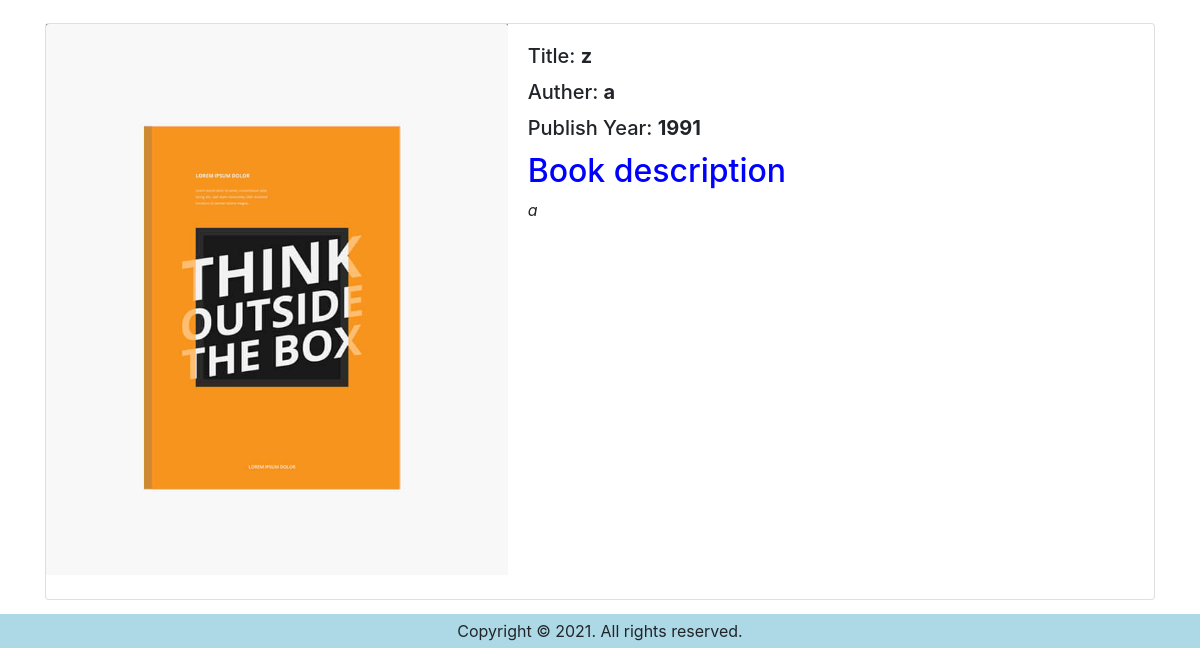
The page /adminPanel/allbooks (signed in, lower part) on the database as committed earlier.
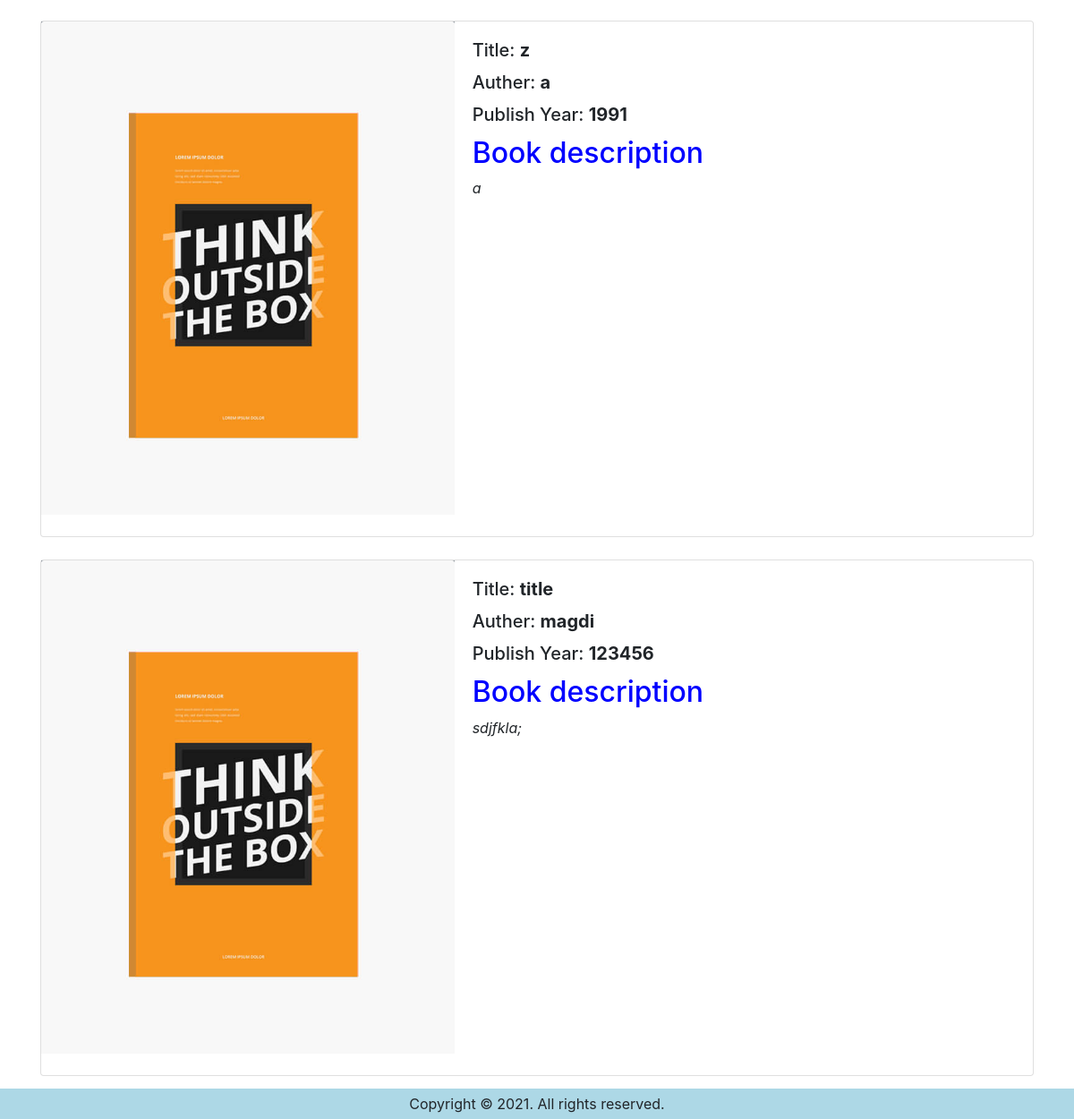
The same page on the database as committed later.
### students/models.py (models this page shows, shortened)
class Book(models.Model):
	title = models.CharField(max_length=50)
	author = models.CharField(max_length=50)
	summary = models.TextField()
	ISBN = models.CharField(max_length=13)
	publish_year = models.IntegerField()
	pic = models.ImageField(upload_to='book_image', blank=True)
	return_date = models.DateField(blank=True, null=True)
	status = models.CharField(max_length=50, blank=True, null=True)

### shared/decorators.py (the view)
        def wrapper_fun(request, *args, **kwargs):
            if request.user.is_superuser:
                return view_func(request, *args, **kwargs)
            else:
                return HttpResponse('You are not authorized to view this page')

### adminDashboard/views.py (called while the page is built)
@login_required(login_url='/students/login')
@super()
def allbooks(request):
    books = Book.objects.all()
    img = Book.objects.all()
    context = {'books':books, 'img':img}
    return render(request, "adminDashboard/allbooks.html", context)

### adminDashboard/templates/adminDashboard/allbooks.html (shortened to what this page needs)
{% extends 'base.html' %}
{% load static %}
{% block content %}
<div class="container" style="margin-top: 30px;">
    <section class="cover">
       {% for book in books %}
        <div style="display: inline;">
            <div class="card" style="margin-top: 25px;">
                <div class="row no-gutters">
                    <div class="col-sm-5" style="background: #868e96;">
                        <img src="/media/{{ book.pic }}"class="card-img-top h-100" alt="...">
                    </div>
                    <div class="col-sm-7">
                        <div class="card-body">
                            <h5 class="card-title">Title: <b>{{ book.title }}</b></h5>
                            <h5 class="card-title">Auther: <b>{{ book.author }}</b></h5>
                            <h5 class="card-title">Publish Year: <b>{{ book.publish_year }}</b></h5>
                            <h2 style=" color:blue">Book description</h2>
                            <p class="card-text"><i>{{ book.summary }}</i></p>
                        </div>
                    </div>
                </div><br>
            </div>
        </div>
       {% endfor %}
    </section>
</div>
{% endblock content %}

Rows that differ between the two databases and show on the page:
added Book: pic (picture), title "title", author "magdi", publish_year "123456", summary "sdjfkla;"
